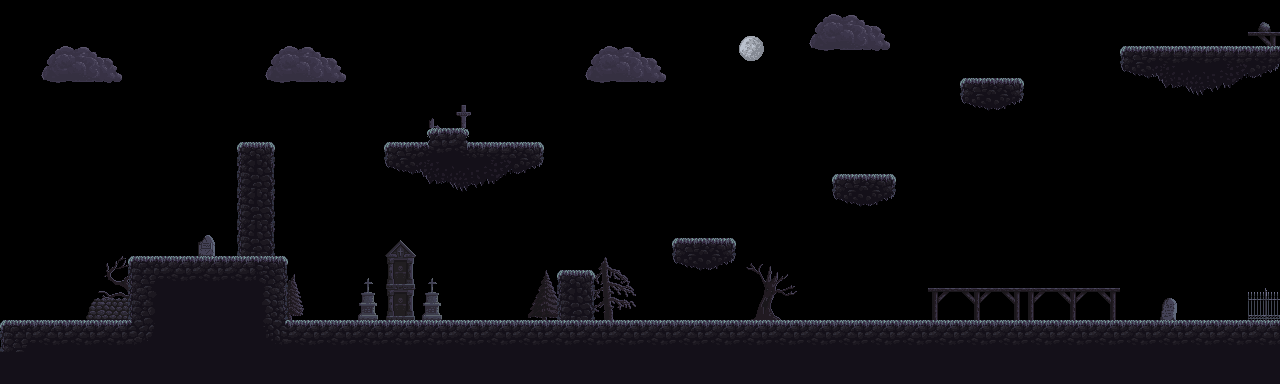

This is a level from a 2D game, rendered from its Tiled map with the project's own tilesets. A one-line summary and the complete map file follow:
An orthogonal 40x12 tile map with 32x32 px tiles, 4 tile layers (trees, sky, parts, ground) and 18 objects (2x skeleton, goblin).

<map version="1.9" tiledversion="1.9.2" orientation="orthogonal" renderorder="right-down" width="40" height="12" tilewidth="32" tileheight="32" infinite="0" nextlayerid="7" nextobjectid="19">
 <editorsettings>
  <export target="../2.lua" format="lua" />
 </editorsettings>
 <tileset firstgid="1" name="Dark Forest" tilewidth="32" tileheight="32" tilecount="96" columns="12">
  <image source="../../assets/Dark Forest.png" width="384" height="256" />
 </tileset>
 <layer id="2" name="trees" width="40" height="12">
  <data encoding="csv">
0,0,0,0,0,0,0,0,0,0,0,0,0,0,0,0,0,0,0,0,0,0,0,0,0,0,0,0,0,0,0,0,0,0,0,0,0,0,0,0,
0,0,0,0,0,0,0,0,0,0,0,0,0,0,0,0,0,0,0,0,0,0,0,0,0,0,0,0,0,0,0,0,0,0,0,0,0,0,0,0,
0,0,0,0,0,0,0,0,0,0,0,0,0,0,0,0,0,0,0,0,0,0,0,0,0,0,0,0,0,0,0,0,0,0,0,0,0,0,0,0,
0,0,0,0,0,0,0,0,0,0,0,0,0,0,0,0,0,0,0,0,0,0,0,0,0,0,0,0,0,0,0,0,0,0,0,0,0,0,0,0,
0,0,0,0,0,0,0,0,0,0,0,0,0,0,0,0,0,0,0,0,0,0,0,0,0,0,0,0,0,0,0,0,0,0,0,0,0,0,0,0,
0,0,0,0,0,0,0,0,0,0,0,0,0,0,0,0,0,0,0,0,0,0,0,0,0,0,0,0,0,0,0,0,0,0,0,0,0,0,0,0,
0,0,0,0,0,0,0,0,0,0,0,0,0,0,0,0,0,0,0,0,0,0,0,0,0,0,0,0,0,0,0,0,0,0,0,0,0,0,0,0,
0,0,0,0,0,0,0,0,0,0,0,0,0,0,0,0,0,0,0,0,0,0,0,0,0,0,0,0,0,0,0,0,0,0,0,0,0,0,0,0,
0,0,0,28,29,0,0,0,52,53,0,0,0,0,0,0,56,57,32,33,0,0,0,30,31,0,0,0,0,0,0,0,0,0,0,0,0,0,0,0,
0,0,0,40,41,0,0,0,64,65,0,0,0,0,0,0,68,69,44,45,0,0,0,42,43,0,0,0,0,0,0,0,0,0,0,0,0,0,0,0,
0,0,0,0,0,0,0,0,0,0,0,0,0,0,0,0,0,0,0,0,0,0,0,0,0,0,0,0,0,0,0,0,0,0,0,0,0,0,0,0,
0,0,0,0,0,0,0,0,0,0,0,0,0,0,0,0,0,0,0,0,0,0,0,0,0,0,0,0,0,0,0,0,0,0,0,0,0,0,0,0
</data>
 </layer>
 <layer id="4" name="sky" width="40" height="12">
  <data encoding="csv">
0,0,0,0,0,0,0,0,0,0,0,0,0,0,0,0,0,0,0,0,0,0,0,0,0,46,47,48,0,0,0,0,0,0,0,0,0,0,0,0,
0,46,47,48,0,0,0,0,46,47,48,0,0,0,0,0,0,0,46,47,48,0,0,24,0,58,59,60,0,0,0,0,0,0,0,0,0,0,0,0,
0,58,59,60,0,0,0,0,58,59,60,0,0,0,0,0,0,0,58,59,60,0,0,0,0,0,0,0,0,0,0,0,0,0,0,0,0,0,0,0,
0,0,0,0,0,0,0,0,0,0,0,0,0,0,0,0,0,0,0,0,0,0,0,0,0,0,0,0,0,0,0,0,0,0,0,0,0,0,0,0,
0,0,0,0,0,0,0,0,0,0,0,0,0,0,0,0,0,0,0,0,0,0,0,0,0,0,0,0,0,0,0,0,0,0,0,0,0,0,0,0,
0,0,0,0,0,0,0,0,0,0,0,0,0,0,0,0,0,0,0,0,0,0,0,0,0,0,0,0,0,0,0,0,0,0,0,0,0,0,0,0,
0,0,0,0,0,0,0,0,0,0,0,0,0,0,0,0,0,0,0,0,0,0,0,0,0,0,0,0,0,0,0,0,0,0,0,0,0,0,0,0,
0,0,0,0,0,0,0,0,0,0,0,0,0,0,0,0,0,0,0,0,0,0,0,0,0,0,0,0,0,0,0,0,0,0,0,0,0,0,0,0,
0,0,0,0,0,0,0,0,0,0,0,0,0,0,0,0,0,0,0,0,0,0,0,0,0,0,0,0,0,0,0,0,0,0,0,0,0,0,0,0,
0,0,0,0,0,0,0,0,0,0,0,0,0,0,0,0,0,0,0,0,0,0,0,0,0,0,0,0,0,0,0,0,0,0,0,0,0,0,0,0,
0,0,0,0,0,0,0,0,0,0,0,0,0,0,0,0,0,0,0,0,0,0,0,0,0,0,0,0,0,0,0,0,0,0,0,0,0,0,0,0,
0,0,0,0,0,0,0,0,0,0,0,0,0,0,0,0,0,0,0,0,0,0,0,0,0,0,0,0,0,0,0,0,0,0,0,0,0,0,0,0
</data>
 </layer>
 <layer id="3" name="parts" width="40" height="12">
  <data encoding="csv">
0,0,0,0,0,0,0,0,0,0,0,0,0,0,0,0,0,0,0,0,0,0,0,0,0,0,0,0,0,0,0,0,0,0,0,0,0,0,0,38,
0,0,0,0,0,0,0,0,0,0,0,0,0,0,0,0,0,0,0,0,0,0,0,0,0,0,0,0,0,0,0,0,0,0,0,0,0,0,0,51,
0,0,0,0,0,0,0,0,0,0,0,0,0,0,0,0,0,0,0,0,0,0,0,0,0,0,0,0,0,0,0,0,0,0,0,0,0,0,0,0,
0,0,0,0,0,0,0,0,0,0,0,0,0,63,62,0,0,0,0,0,0,0,0,0,0,0,0,0,0,0,0,0,0,0,0,0,0,0,0,0,
0,0,0,0,0,0,0,0,0,0,0,0,0,0,0,0,0,0,0,0,0,0,0,0,0,0,0,0,0,0,0,0,0,0,0,0,0,0,0,0,
0,0,0,0,0,0,0,0,0,0,0,0,0,0,0,0,0,0,0,0,0,0,0,0,0,0,0,0,0,0,0,0,0,0,0,0,0,0,0,0,
0,0,0,0,0,0,0,0,0,0,0,0,0,0,0,0,0,0,0,0,0,0,0,0,0,0,0,0,0,0,0,0,0,0,0,0,0,0,0,0,
0,0,0,0,0,0,71,0,0,0,0,0,74,0,0,0,0,0,0,0,0,0,0,0,0,0,0,0,0,0,0,0,0,0,0,0,0,0,0,0,
0,0,0,0,0,0,0,0,0,0,0,75,86,75,0,0,0,0,0,0,0,0,0,0,0,0,0,0,0,0,0,0,0,0,0,0,0,0,0,0,
0,0,34,35,36,0,0,0,0,0,0,87,86,87,0,0,0,0,0,0,0,0,0,0,0,0,0,0,0,49,50,51,49,50,51,0,72,0,0,23,
0,0,0,0,0,0,0,0,0,0,0,0,0,0,0,0,0,0,0,0,0,0,0,0,0,0,0,0,0,0,0,0,0,0,0,0,0,0,0,0,
0,0,0,0,0,0,0,0,0,0,0,0,0,0,0,0,0,0,0,0,0,0,0,0,0,0,0,0,0,0,0,0,0,0,0,0,0,0,0,0
</data>
 </layer>
 <layer id="1" name="ground" width="40" height="12">
  <data encoding="csv">
0,0,0,0,0,0,0,0,0,0,0,0,0,0,0,0,0,0,0,0,0,0,0,0,0,0,0,0,0,0,0,0,0,0,0,0,0,0,0,0,
0,0,0,0,0,0,0,0,0,0,0,0,0,0,0,0,0,0,0,0,0,0,0,0,0,0,0,0,0,0,0,0,0,0,0,6,9,9,9,9,
0,0,0,0,0,0,0,0,0,0,0,0,0,0,0,0,0,0,0,0,0,0,0,0,0,0,0,0,0,0,6,10,0,0,0,18,19,20,21,22,
0,0,0,0,0,0,0,0,0,0,0,0,0,0,0,0,0,0,0,0,0,0,0,0,0,0,0,0,0,0,18,22,0,0,0,0,0,0,0,0,
0,0,0,0,0,0,0,4,5,0,0,0,6,7,8,9,10,0,0,0,0,0,0,0,0,0,0,0,0,0,0,0,0,0,0,0,0,0,0,0,
0,0,0,0,0,0,0,16,17,0,0,0,18,19,20,21,22,0,0,0,0,0,0,0,0,0,6,10,0,0,0,0,0,0,0,0,0,0,0,0,
0,0,0,0,0,0,0,16,17,0,0,0,0,0,0,0,0,0,0,0,0,0,0,0,0,0,18,22,0,0,0,0,0,0,0,0,0,0,0,0,
0,0,0,0,0,0,0,16,17,0,0,0,0,0,0,0,0,0,0,0,0,6,10,0,0,0,0,0,0,0,0,0,0,0,0,0,0,0,0,0,
0,0,0,0,2,25,25,25,3,0,0,0,0,0,0,0,0,4,5,0,0,18,22,0,0,0,0,0,0,0,0,0,0,0,0,0,0,0,0,0,
0,0,0,0,14,1,1,1,15,0,0,0,0,0,0,0,0,16,17,0,0,0,0,0,0,0,0,0,0,0,0,0,0,0,0,0,0,0,0,0,
2,25,25,25,26,1,1,1,27,25,25,25,25,25,25,25,25,25,25,25,25,25,25,25,25,25,25,25,25,25,25,25,25,25,25,25,25,25,25,25,
1,1,1,1,1,1,1,1,1,1,1,1,1,1,1,1,1,1,1,1,1,1,1,1,1,1,1,1,1,1,1,1,1,1,1,1,1,1,1,1
</data>
 </layer>
 <objectgroup color="#aa0000" id="5" name="collidable">
  <object id="1" x="-3.66669" y="-0.6665" width="3.33337" height="321.333">
   <properties>
    <property name="collidable" type="bool" value="true" />
   </properties>
  </object>
  <object id="2" x="2.33331" y="322.667" width="129.333" height="21.333">
   <properties>
    <property name="collidable" type="bool" value="true" />
   </properties>
  </object>
  <object id="3" x="130" y="258.667" width="155.333" height="77.9997">
   <properties>
    <property name="collidable" type="bool" value="true" />
   </properties>
  </object>
  <object id="4" x="286.667" y="322.667" width="992.666" height="21.333">
   <properties>
    <property name="collidable" type="bool" value="true" />
   </properties>
  </object>
  <object id="5" x="237.334" y="144.667" width="35.9997" height="109.333">
   <properties>
    <property name="collidable" type="bool" value="true" />
   </properties>
  </object>
  <object id="6" x="385.333" y="144.667" width="159.333" height="21.333">
   <properties>
    <property name="collidable" type="bool" value="true" />
   </properties>
  </object>
  <object id="7" x="430" y="130.667" width="35.9997" height="12.6663">
   <properties>
    <property name="collidable" type="bool" value="true" />
   </properties>
  </object>
  <object id="8" x="426" y="166.667" width="75.333" height="16.6663">
   <properties>
    <property name="collidable" type="bool" value="true" />
   </properties>
  </object>
  <object id="9" x="558.667" y="273.334" width="34.6663" height="45.9997">
   <properties>
    <property name="collidable" type="bool" value="true" />
   </properties>
  </object>
  <object id="10" x="673.333" y="240.667" width="60.6663" height="21.333">
   <properties>
    <property name="collidable" type="bool" value="true" />
   </properties>
  </object>
  <object id="11" x="833.667" y="176" width="60.6663" height="21.333">
   <properties>
    <property name="collidable" type="bool" value="true" />
   </properties>
  </object>
  <object id="12" x="961.667" y="80.0002" width="60.6663" height="21.333">
   <properties>
    <property name="collidable" type="bool" value="true" />
   </properties>
  </object>
  <object id="13" x="1121.67" y="48.0002" width="158.666" height="21.333">
   <properties>
    <property name="collidable" type="bool" value="true" />
   </properties>
  </object>
  <object id="14" x="1157" y="69.3335" width="87.9996" height="17.333">
   <properties>
    <property name="collidable" type="bool" value="true" />
   </properties>
  </object>
  <object id="18" x="1281" y="0.666833" width="3.33337" height="321.333">
   <properties>
    <property name="collidable" type="bool" value="true" />
   </properties>
  </object>
 </objectgroup>
 <objectgroup color="#005500" id="6" name="enemies">
  <object id="15" name="Goblin" class="goblin" x="384" y="254.667" width="32" height="64" />
  <object id="16" name="Skeleton" class="skeleton" x="940" y="254.667" width="32" height="64" />
  <object id="17" name="Skeleton" class="skeleton" x="1215.33" y="-18.667" width="32" height="64" />
 </objectgroup>
</map>
